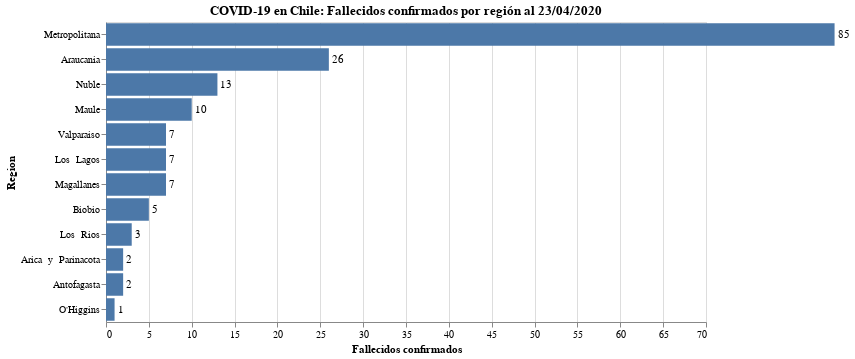

The notebook cell saved with this chart:
### Code cell
#hide_input
bars = alt.Chart(data_raw.reset_index()).mark_bar().encode(
    x = alt.X('Fallecidos:Q', scale=alt.Scale(domain=(0, 70)), axis=alt.Axis(title='Fallecidos confirmados')),
    y = alt.Y('Region:N', sort='-x')
).properties(
    title=f'COVID-19 en Chile: Fallecidos confirmados por región al {today_es_format}'
)

text = bars.mark_text(
    align='left',
    baseline='middle',
    dx=3  # Nudges text to right so it doesn't appear on top of the bar
).encode(
    text='Fallecidos:Q'
)

bars.configure_title(
    fontSize=20,
    font='Courier',
    anchor='start',
    color='gray'
)

(bars + text).properties(width=600, height=300)

### Figure 1 — Vega-Lite specification as saved in the notebook (floating-point values rounded to 4 significant figures)
{"config": {"view": {"continuousWidth": 400, "continuousHeight": 300}}, "layer": [{"mark": "bar", "encoding": {"x": {"type": "quantitative", "axis": {"title": "Fallecidos confirmados"}, "field": "Fallecidos", "scale": {"domain": [0, 70]}}, "y": {"type": "nominal", "field": "Region", "sort": "-x"}}, "title": "COVID-19 en Chile: Fallecidos confirmados por región al 23/04/2020"}, {"mark": {"type": "text", "align": "left", "baseline": "middle", "dx": 3}, "encoding": {"text": {"type": "quantitative", "field": "Fallecidos"}, "x": {"type": "quantitative", "axis": {"title": "Fallecidos confirmados"}, "field": "Fallecidos", "scale": {"domain": [0, 70]}}, "y": {"type": "nominal", "field": "Region", "sort": "-x"}}, "title": "COVID-19 en Chile: Fallecidos confirmados por región al 23/04/2020"}], "data": {"name": "data-e98f69c20e05539a8d55b9fc8862e525"}, "height": 300, "width": 600, "$schema": "https://vega.github.io/schema/vega-lite/v4.8.1.json", "datasets": {"data-e98f69c20e05539a8d55b9fc8862e525": [{"Region": "Arica  y  Parinacota", "Casos  nuevos": 30, "Casos  totales": 210, "%  Casos  totales**": "1.78  %", "Fallecidos": 2}, {"Region": "Antofagasta", "Casos  nuevos": 14, "Casos  totales": 340, "%  Casos  totales**": "2.88  %", "Fallecidos": 2}, {"Region": "Valparaiso", "Casos  nuevos": 8, "Casos  totales": 429, "%  Casos  totales**": "3.63  %", "Fallecidos": 7}, {"Region": "Metropolitana", "Casos  nuevos": 351, "Casos  totales": 6434, "%  Casos  totales**": "54.47  %", "Fallecidos": 85}, {"Region": "O'Higgins", "Casos  nuevos": 17, "Casos  totales": 76, "%  Casos  totales**": "0.64  %", "Fallecidos": 1}, {"Region": "Maule", "Casos  nuevos": 5, "Casos  totales": 333, "%  Casos  totales**": "2.82  %", "Fallecidos": 10}, {"Region": "Nuble", "Casos  nuevos": 5, "Casos  totales": 708, "%  Casos  totales**": "5.99  %", "Fallecidos": 13}, {"Region": "Biobio", "Casos  nuevos": 17, "Casos  totales": 675, "%  Casos  totales**": "5.71  %", "Fallecidos": 5}, {"Region": "Araucania", "Casos  nuevos": 29, "Casos  totales": 1142, "%  Casos  totales**": "9.67  %", "Fallecidos": 26}, {"Region": "Los  Rios", "Casos  nuevos": 2, "Casos  totales": 173, "%  Casos  totales**": "1.46  %", "Fallecidos": 3}, {"Region": "Los  Lagos", "Casos  nuevos": 9, "Casos  totales": 454, "%  Casos  totales**": "3.84  %", "Fallecidos": 7}, {"Region": "Magallanes", "Casos  nuevos": 10, "Casos  totales": 615, "%  Casos  totales**": "5.21  %", "Fallecidos": 7}]}}
